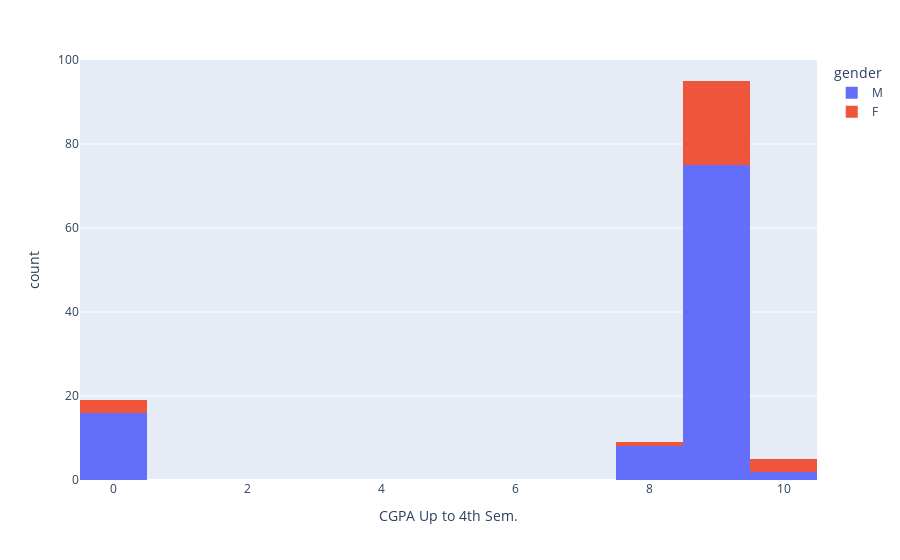

Notebook source saved alongside this figure:
### Code cell
px.histogram(df, x=CGPA, color="gender")

### Figure 1 — Plotly figure (JSON) as saved in the notebook; plotly's stock layout.template omitted (floating-point values rounded to 4 significant figures)
{"data": [{"alignmentgroup": "True", "bingroup": "x", "hovertemplate": "gender=M<br>CGPA Up to 4th Sem.=%{x}<br>count=%{y}<extra></extra>", "legendgroup": "M", "marker": {"color": "#636efa", "pattern": {"shape": ""}}, "name": "M", "offsetgroup": "M", "orientation": "v", "showlegend": true, "type": "histogram", "x": [0, 8.6, 8.6, 8.2, 8.6, 9, 0, 8.8, 8.8, 9.2, 0, 9, 9, 9.2, 0, 8.8, 8.8, 9, 9.2, 9.2, 8.6, 8.4, 9.4, 0, 8.8, 9, 9, 9.2, 8.6, 9.4, 8.6, 0, 8.6, 9.4, 8.8, 0, 9.2, 8.8, 9.2, 9.4, 8.4, 8.4, 9.4, 9, 8.4, 8.8, 8.8, 8.6, 9.2, 9.2, 8.2, 0, 9, 9.8, 0, 9.2, 9, 0, 9.2, 9.2, 9.2, 8.8, 8.8, 9.4, 0, 9.4, 9, 9.2, 9.4, 9.4, 9.2, 9, 9, 9.4, 8.6, 7.8, 9.2, 9, 9.2, 8.6, 9, 0, 8.6, 0, 9.2, 9, 9, 0, 9.2, 8.8, 8.4, 9.4, 9, 9.2, 9, 9.6, 0, 8.8, 0, 9, 8.8], "xaxis": "x", "yaxis": "y"}, {"alignmentgroup": "True", "bingroup": "x", "hovertemplate": "gender=F<br>CGPA Up to 4th Sem.=%{x}<br>count=%{y}<extra></extra>", "legendgroup": "F", "marker": {"color": "#EF553B", "pattern": {"shape": ""}}, "name": "F", "offsetgroup": "F", "orientation": "v", "showlegend": true, "type": "histogram", "x": [9.2, 8.6, 8.8, 9.2, 9.6, 9.2, 9.4, 0, 9.2, 9.2, 8.2, 0, 9, 9.2, 9.2, 8.8, 9.4, 9.4, 9.6, 9.2, 9, 9, 9.4, 9.2, 8.8, 0, 9.6], "xaxis": "x", "yaxis": "y"}], "layout": {"barmode": "relative", "legend": {"title": {"text": "gender"}, "tracegroupgap": 0}, "margin": {"t": 60}, "xaxis": {"anchor": "y", "domain": [0, 1], "title": {"text": "CGPA Up to 4th Sem."}}, "yaxis": {"anchor": "x", "domain": [0, 1], "title": {"text": "count"}}}}
